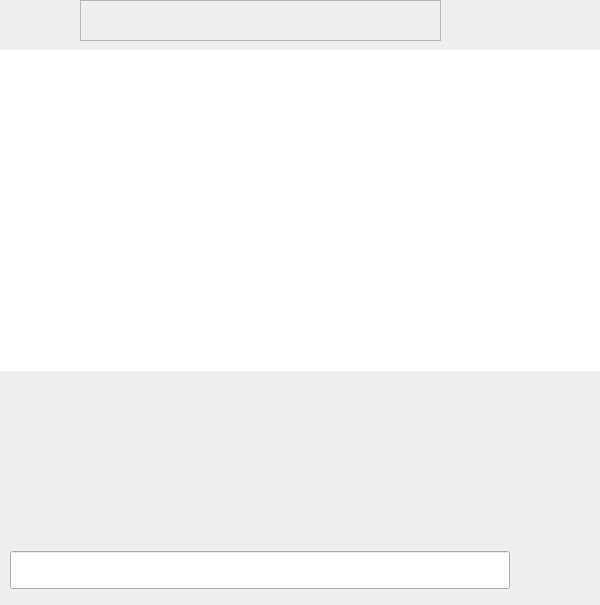
<?xml version="1.0" encoding="UTF-8"?>
<ui version="4.0">
 <class>MainWindow</class>
 <widget class="QMainWindow" name="MainWindow">
  <property name="geometry">
   <rect>
    <x>0</x>
    <y>0</y>
    <width>600</width>
    <height>605</height>
   </rect>
  </property>
  <property name="sizePolicy">
   <sizepolicy hsizetype="Fixed" vsizetype="Fixed">
    <horstretch>0</horstretch>
    <verstretch>0</verstretch>
   </sizepolicy>
  </property>
  <property name="minimumSize">
   <size>
    <width>600</width>
    <height>605</height>
   </size>
  </property>
  <property name="maximumSize">
   <size>
    <width>600</width>
    <height>605</height>
   </size>
  </property>
  <property name="windowTitle">
   <string>MainWindow</string>
  </property>
  <property name="styleSheet">
   <string notr="true">QWidget {
color: black;
font-family: Montserrat;
font-size: 16pt;
}

QPushButton {
border: none;
}

QPushButton:hover {
background-color: #d9d9d9;
}

QComboBox:hover:!pressed
{
  border: 1px solid #d9d9d9;
}

QComboBox {
border: none;
border-radius: 4px;
padding-left: 10px;
}

QComboBox::drop-down {
border: 0px;
}

QComboBox::down-arrow {
image: url(:/buttons/icons/arrow_drop_down_FILL0_wght400_GRAD0_opsz48.svg);
width: 18px;
height: 18px;
margin-right: 10px;
}

QComboBox:on {

}

QComboBox QListView {
font-size: 12px;
border: 1px solid rgba(0, 0, 0, 10%);
padding: 5px;
background-color: #fff;
outline: 0px;
}

QComboBox QListView::item {
padding-left: 10px;
background-color: #fff;
}

QComboBox QListView::item:hover {
background-color: #d9d9d9;
}

QComboBox QListView::item:selected {
background-color: #d9d9d9;
}</string>
  </property>
  <property name="animated">
   <bool>false</bool>
  </property>
  <widget class="QWidget" name="centralwidget">
   <widget class="QWidget" name="horizontalLayoutWidget_2">
    <property name="geometry">
     <rect>
      <x>0</x>
      <y>0</y>
      <width>601</width>
      <height>41</height>
     </rect>
    </property>
    <layout class="QHBoxLayout" name="title">
     <property name="spacing">
      <number>0</number>
     </property>
     <item>
      <widget class="QPushButton" name="searchMe">
       <property name="sizePolicy">
        <sizepolicy hsizetype="Fixed" vsizetype="Minimum">
         <horstretch>0</horstretch>
         <verstretch>0</verstretch>
        </sizepolicy>
       </property>
       <property name="minimumSize">
        <size>
         <width>80</width>
         <height>0</height>
        </size>
       </property>
       <property name="text">
        <string/>
       </property>
       <property name="icon">
        <iconset resource="resource.qrc">
         <normaloff>:/buttons/icons/near_me_FILL0_wght400_GRAD0_opsz48.svg</normaloff>:/buttons/icons/near_me_FILL0_wght400_GRAD0_opsz48.svg</iconset>
       </property>
      </widget>
     </item>
     <item>
      <widget class="QFrame" name="frame">
       <property name="frameShape">
        <enum>QFrame::StyledPanel</enum>
       </property>
       <property name="frameShadow">
        <enum>QFrame::Raised</enum>
       </property>
      </widget>
     </item>
     <item>
      <widget class="QPushButton" name="hide_button">
       <property name="sizePolicy">
        <sizepolicy hsizetype="Fixed" vsizetype="Minimum">
         <horstretch>0</horstretch>
         <verstretch>0</verstretch>
        </sizepolicy>
       </property>
       <property name="minimumSize">
        <size>
         <width>80</width>
         <height>0</height>
        </size>
       </property>
       <property name="text">
        <string/>
       </property>
       <property name="icon">
        <iconset resource="resource.qrc">
         <normaloff>:/buttons/icons/remove_FILL0_wght400_GRAD0_opsz48.svg</normaloff>:/buttons/icons/remove_FILL0_wght400_GRAD0_opsz48.svg</iconset>
       </property>
      </widget>
     </item>
     <item>
      <widget class="QPushButton" name="close_button">
       <property name="sizePolicy">
        <sizepolicy hsizetype="Fixed" vsizetype="Minimum">
         <horstretch>0</horstretch>
         <verstretch>0</verstretch>
        </sizepolicy>
       </property>
       <property name="minimumSize">
        <size>
         <width>80</width>
         <height>0</height>
        </size>
       </property>
       <property name="text">
        <string/>
       </property>
       <property name="icon">
        <iconset resource="resource.qrc">
         <normaloff>:/buttons/icons/close.svg</normaloff>:/buttons/icons/close.svg</iconset>
       </property>
      </widget>
     </item>
    </layout>
   </widget>
   <widget class="QWidget" name="gridLayoutWidget">
    <property name="geometry">
     <rect>
      <x>0</x>
      <y>50</y>
      <width>601</width>
      <height>321</height>
     </rect>
    </property>
    <layout class="QGridLayout" name="info">
     <item row="0" column="1">
      <widget class="QTextBrowser" name="Text">
       <property name="enabled">
        <bool>true</bool>
       </property>
       <property name="frameShape">
        <enum>QFrame::NoFrame</enum>
       </property>
       <property name="frameShadow">
        <enum>QFrame::Sunken</enum>
       </property>
      </widget>
     </item>
    </layout>
   </widget>
   <widget class="QWidget" name="horizontalLayoutWidget">
    <property name="geometry">
     <rect>
      <x>10</x>
      <y>540</y>
      <width>581</width>
      <height>61</height>
     </rect>
    </property>
    <layout class="QHBoxLayout" name="horizontalLayout">
     <item>
      <widget class="QLineEdit" name="searchtext"/>
     </item>
     <item>
      <widget class="QPushButton" name="searchbutton">
       <property name="sizePolicy">
        <sizepolicy hsizetype="Minimum" vsizetype="Minimum">
         <horstretch>0</horstretch>
         <verstretch>0</verstretch>
        </sizepolicy>
       </property>
       <property name="minimumSize">
        <size>
         <width>75</width>
         <height>0</height>
        </size>
       </property>
       <property name="text">
        <string/>
       </property>
       <property name="icon">
        <iconset resource="resource.qrc">
         <normaloff>:/buttons/icons/travel_explore_FILL0_wght400_GRAD0_opsz48.svg</normaloff>:/buttons/icons/travel_explore_FILL0_wght400_GRAD0_opsz48.svg</iconset>
       </property>
      </widget>
     </item>
    </layout>
   </widget>
  </widget>
 </widget>
 <resources>
  <include location="resource.qrc"/>
 </resources>
 <connections/>
</ui>
